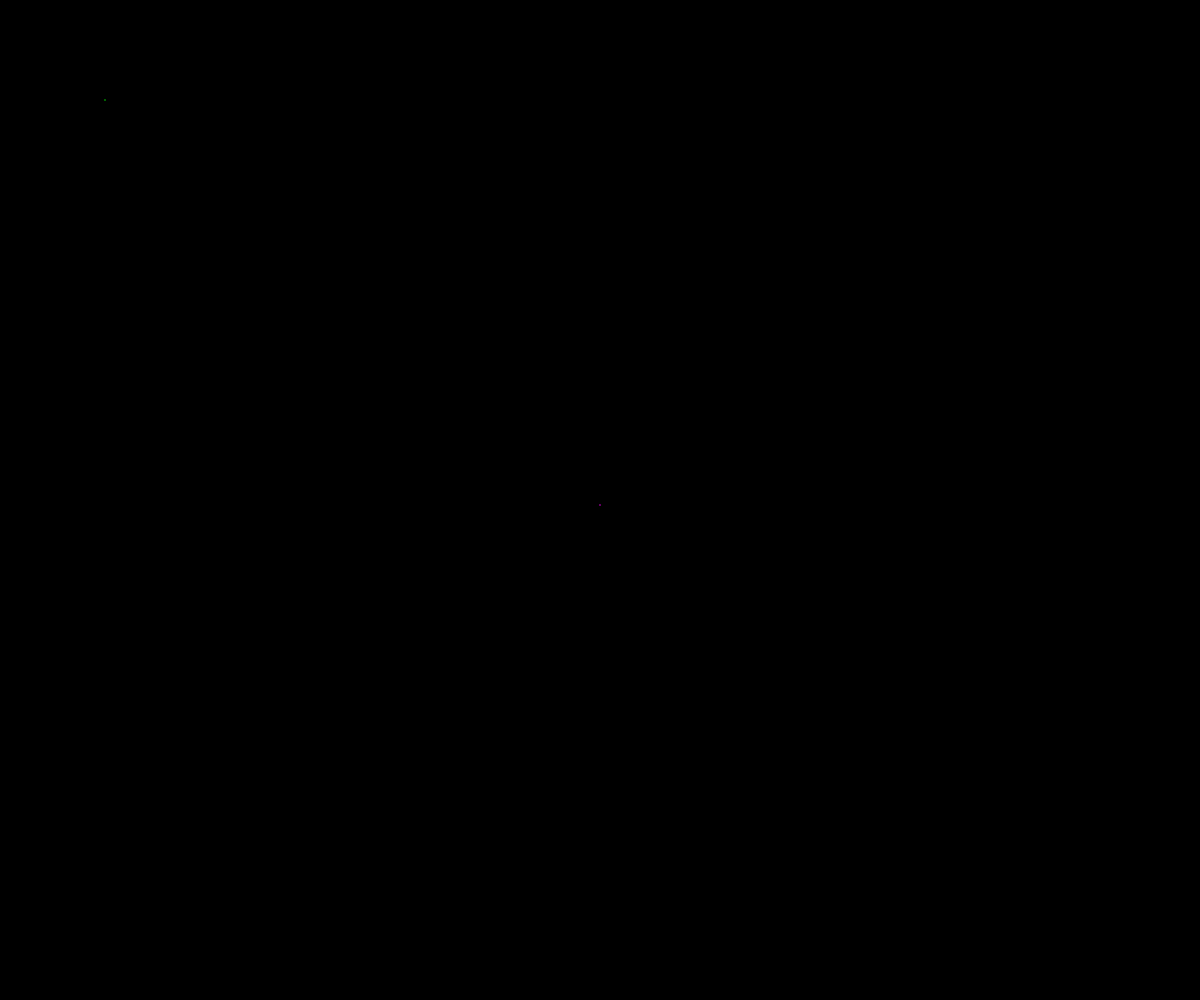
Frame 1 (no input)
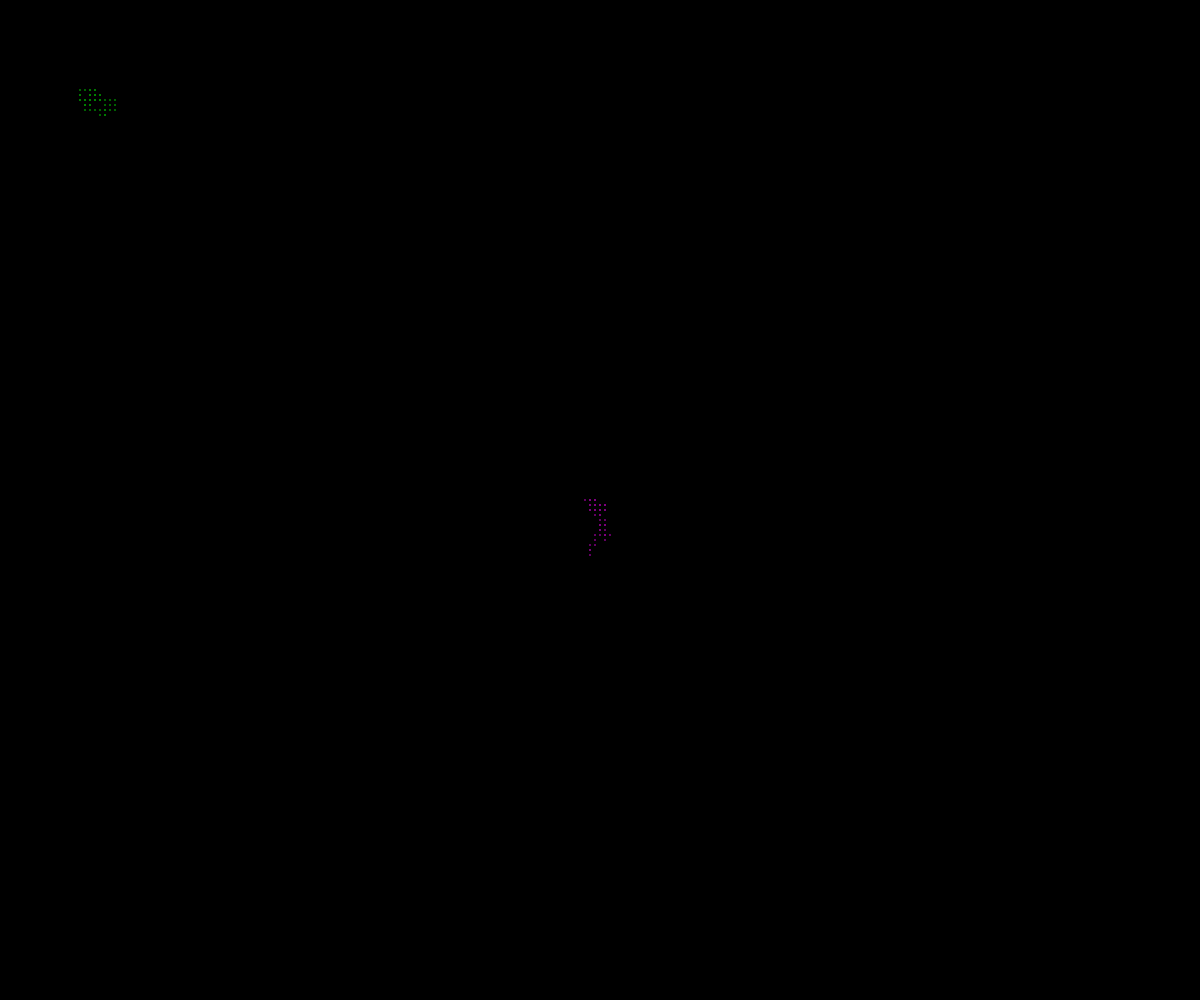
Frame 60 (no input)
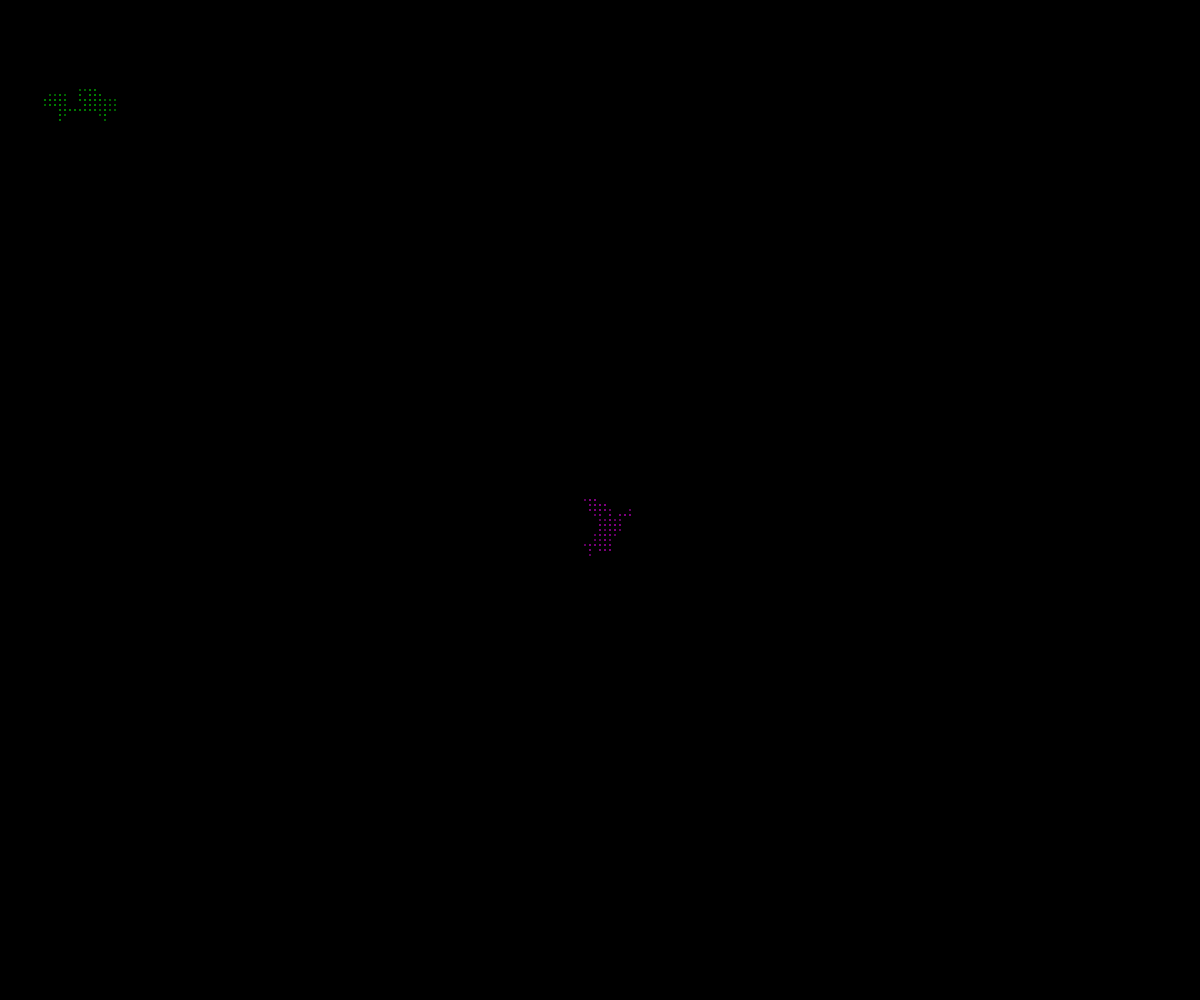
Frame 120 (the mouse pressed at the canvas centre since frame 60)

The p5.js sketch that drew these frames (run headless with seeded random() and noise() and a simulated clock; from frame 60 on, the mouse is pressed at the canvas centre):

// p5.js sketch
// ── sketch.js
// OOP Walker

let amy;
let noah;

function setup() {
  createCanvas(windowWidth, windowHeight);
  amy = new Walker(width/2, height/2, "purple");
  noah = new Walker(100, 100, "green");
  background("black");
}

function draw() {
  amy.move();
  noah.move();
  amy.display();
  noah.display();
}

class Walker {
  constructor(x, y, theColor) {
    this.x = x;
    this.y = y;
    this.color = theColor;
    this.speed = 5;
  }

  display() {
    noStroke();
    fill(this.color);
    ellipse(this.x, this.y, 2, 2);
  }

  move() {
    let choice = random(100);
    if (choice < 25) {
      this.x += this.speed;
    }
    else if (choice < 50) {
      this.x -= this.speed;
    }
    else if (choice < 75) {
      this.y += this.speed;
    }
    else {
      this.y -= this.speed;
    }
    
  }
}
